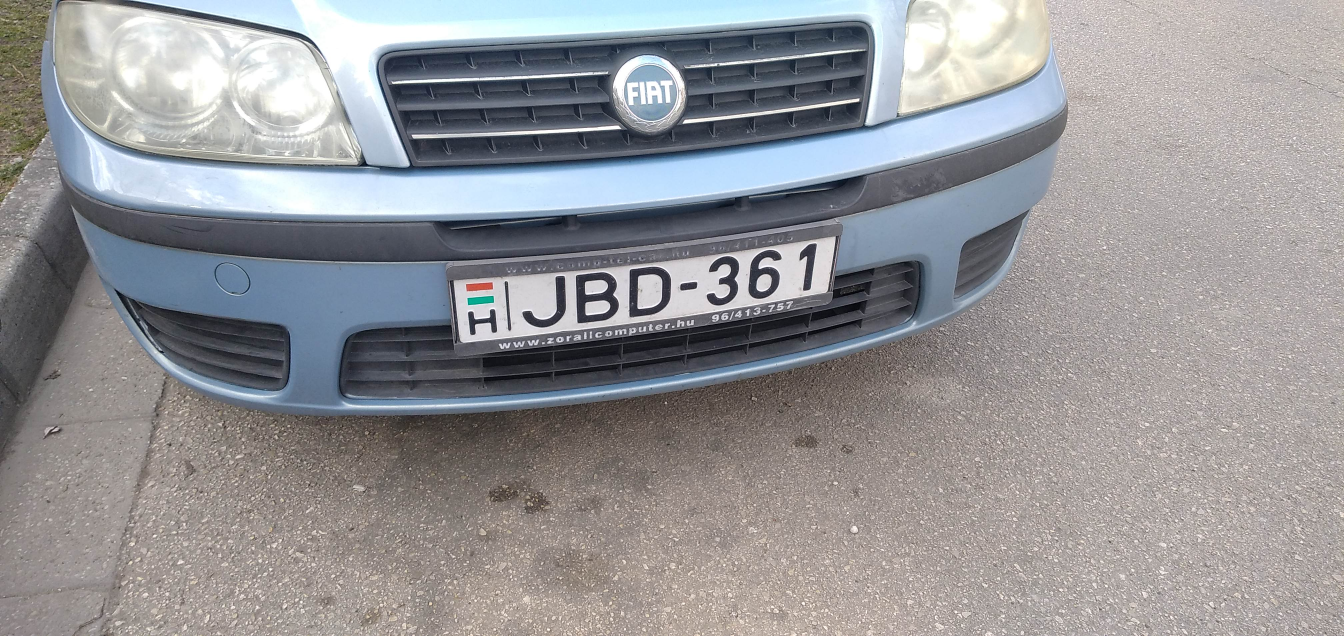
#> input picture rszimg/rsz_test_1.jpg, 4032 x 1908 px, found by its file name (shown at 1/3 size)
$ python license_plate_transform.py
#> lines starting #> are read from the running program, lines starting #| are printed output that depends on the picture; after the words box and inside, x2 and y2 are one past the last pixel; in counts of white or black regions, pixels touching at a corner belong together
### license_plate_detecting.py
import cv2 as cv
import numpy as np


class LicenceDet:
    'rendszám-tábla detektálása ( eredménynek a rendszám-táblát és sarokpontjait adja vissza )'
    def __init__(self, picture, size=(0.15, 0.15)):
#> called with picture = 'rsz_test_1.jpg', size = (0.15, 0.15)
        self.img = cv.imread(picture)
#> self.img is the input picture: shape (1908, 4032, 3); mean B, G, R 151.3, 148.6, 149.1
        self.config_picturesize = size
        self.img = cv.resize(self.img, None, fx=self.config_picturesize[0], fy=self.config_picturesize[1])
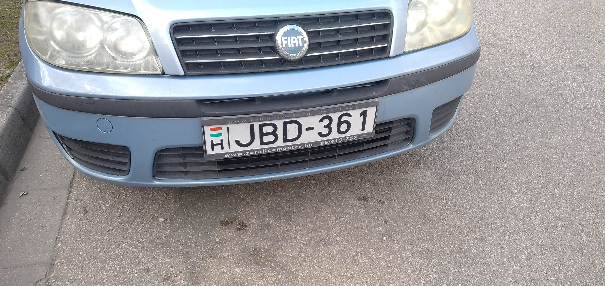
#> self.img: shape (286, 605, 3); mean B, G, R 151.2, 148.6, 149

    # Default értékek beállítása
        self.img_orig = self.img
        self.config_bilfil = (3, 80, 150)
        self.config_canny = (100, 200)
        self.biggest_contour = None
        self.config_contours = None
        self.config_cubesize = (5, 5)
        self.config_sensitivity = 0.06
        self.config_corners = None

    # [4 lines left out: function show_config, not called in this run]

    # Méret
    def get_size(self):
        return self.config_picturesize

    def set_size(self, size):
        self.config_picturesize = size

    # Szürke árnyalat
    def gray(self):
        self.img = cv.cvtColor(self.img, cv.COLOR_BGR2GRAY)
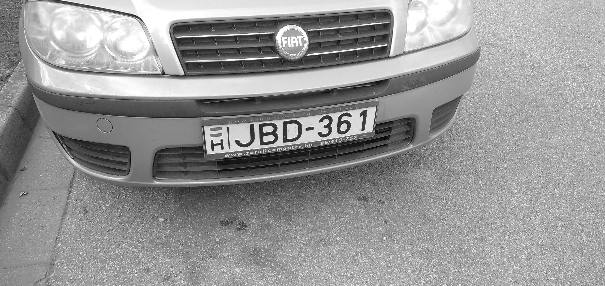
#> self.img: shape (286, 605); min 0, max 255, mean 149

    # Zajcsökkentés
    def get_billfil(self):
        return self.config_bilfil

    def set_billfil(self, sigmaC, sigmaS, dst):
        self.config_bilfil = (sigmaC, sigmaS, dst)

    def bilfil(self):
        self.img = cv.bilateralFilter(self.img, self.config_bilfil[0], self.config_bilfil[1], self.config_bilfil[2])

    # Éldetektálás
    def get_canny(self):
        return self.config_canny

    def set_canny(self, trash1, trash2):
        self.config_canny = (trash1, trash2)

    def canny(self):
        self.img = cv.Canny(self.img, self.config_canny[0], self.config_bilfil[1])
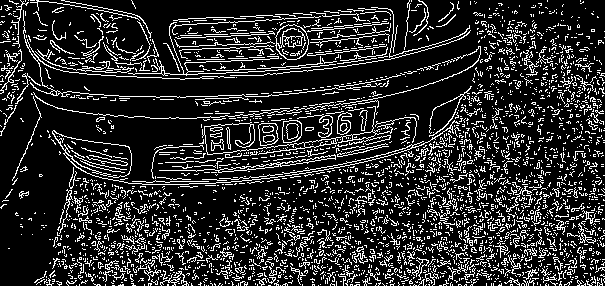
#> self.img: shape (286, 605); 17.3% white in thin lines or dots

    # Contúrok detektálása
    def contour_detect(self):  # ! rendszámtábla tesztelése !

        self.config_contours, _ = cv.findContours(self.img, cv.RETR_TREE, cv.CHAIN_APPROX_SIMPLE)
#> self.config_contours = 3372 contours, 3312 with area under 20; largest, box (x1, y1, x2, y2) and area: (275, 24, 309, 60) 902, (275, 24, 309, 60) 739, (202, 106, 417, 155) 502, (282, 120, 302, 143) 374, (258, 123, 279, 146) 368
        conture_sizes = []

        # A talált alakzatok méret szerinti sorbarendezése
        for i in range(len(self.config_contours)):
            size = cv.contourArea(self.config_contours[i])
            conture_sizes.append((size, i))
#> this loop made 3372 passes
#> size on passes 1 to 3: 0, 0, 0
#> after the loop, conture_sizes = 3372 pairs, first value 0 to 902, second value 0 to 3371

        conture_sizes.sort(reverse=True)
        self.biggest_contour = conture_sizes[0][1]
#> self.biggest_contour = 3206

    # Maszk készítése
    def mask(self):

        self.img_mask = np.ndarray(self.img.shape, np.uint8)
        self.img_mask.fill(0)
#> self.img_mask: shape (286, 605); every value is 0
        cv.drawContours(self.img_mask, self.config_contours, self.biggest_contour, (255, 255, 255), -1)
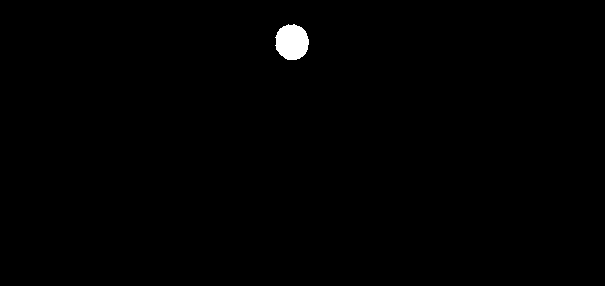
#> self.img_mask: shape (286, 605); 0.55% white; 1 white region, box (x1, y1, x2, y2) and area: (275, 24, 309, 60) 952

        # Hibák vágása ( finomítás )
        kernel = np.ones((10, 10), np.uint8)
        self.img_mask = cv.morphologyEx(self.img_mask, cv.MORPH_OPEN, kernel)
#> self.img_mask: shape (286, 605); 0.54% white; 1 white region, box (x1, y1, x2, y2) and area: (277, 26, 309, 61) 941


    # Sarok detekktálás
    def get_corneratrib(self):
        return (self.config_cubesize, self.config_sensitivity)

    def set_corneratrib(self, cubesize, sensitivity):
        self.config_cubesize = cubesize
        self.config_sensitivity = sensitivity

    def corners(self):
        self.config_corners = cv.cornerHarris(self.img_mask, self.config_cubesize[0], self.config_cubesize[1],
                                              self.config_sensitivity)
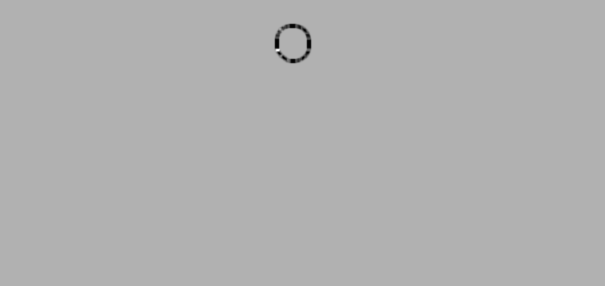
#> self.config_corners: shape (286, 605) float32; min -0.979, max 0.43, mean -0.00177; drawn with min black and max white
    def get_corners(self):
        return self.config_corners

    # [5 lines left out: function show_corners, not called in this run]

    # Rendszámtábla kivágása
    def cut_the_mask(self):
        self.img_orig[self.img_mask < 255] = 0
        self.img = self.img_orig

    def get_img(self):
        return cv.cvtColor(self.img, cv.COLOR_BGR2GRAY)

    # [5 lines left out: function show, not called in this run]

    def do_it(self):
        self.gray()
        self.bilfil()
        self.canny()
        self.contour_detect()
        self.mask()
        self.corners()
        self.cut_the_mask()


# [5 lines that do not run on import are left out]

### license_plate_transform.py
import cv2 as cv
import numpy as np

class LicenceTrans:
    """ Méretezi és pozícionálja a rendszámot """

    # [118 lines left out: functions __init__, create_point, distance_p2p, avg, group_corners, order_corners and 3 more, not called in this run]

    def get_img(self):
        return self.result

    # [4 lines left out: function show, not called in this run]

    def get_error(self):
        return self.error

    # [10 lines left out: function do_it, not called in this run]


if __name__ == "__main__":
    import license_plate_detecting as lpd

    test = lpd.LicenceDet('rsz_test_1.jpg')
    test.do_it()
    #test.show_corners()
    sarok = test.get_corners()
    maszkolt = test.get_img()
#> (the run stopped early here; a loop or call above may not have finished)
